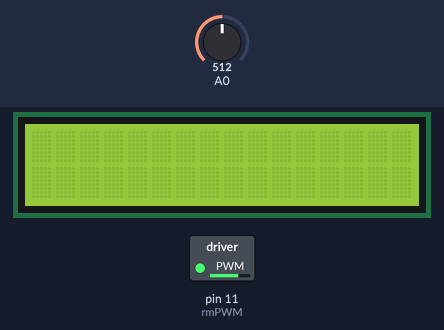
A sketch run on a simulated Arduino Uno, built with avr-gcc and run on an emulated ATmega328P. Parts: 16×2 character LCD, switched loads named in the sketch (green lamp = pin HIGH). Wiring (inferred from the names in the program): character LCD (HD44780): RS pin 10; E A3; data pin 6, pin 7, pin 8, pin 9. Inputs (shaded band) come from the test bench; at power-on: A0 = 512. The character LCD is taken to start in 4-bit mode; pins used as bus, display or sensor lines are not drawn; what the sketch prints to the serial monitor is not drawn.

Above: at 1.2 s.
1.3 s: A0 set to 741
2.8 s: A0 set to 768
At 4.6 s:
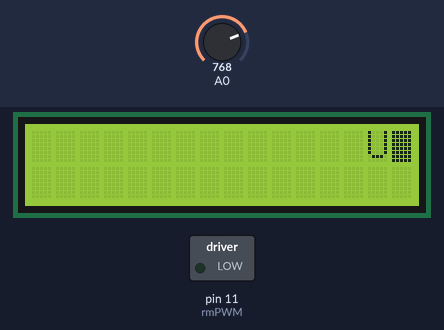
5.8 s: A0 set to 716
At 6.3 s:
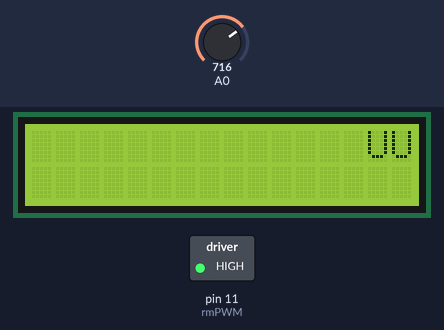
7.4 s: A0 set to 900
At 8.2 s:
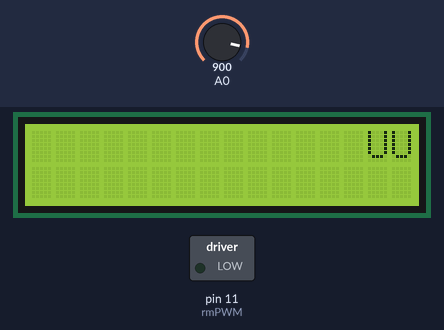
10.4 s: A0 set to 511
At 12.89 s:
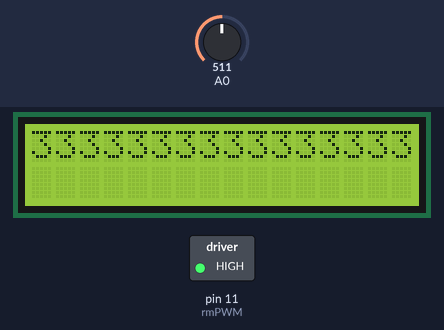
Timing chart, 0 to 13.0 s (numbered marks = the images above; inputs shaded):
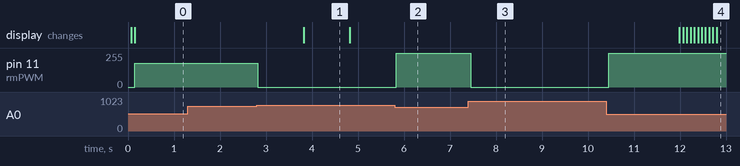

Measured:
- the behaviour switches between 755 and 756 on A0 (found by bisection; images 0 and 1)
- after the input at 1.3 s, every drawn part: stays the same
- after the input at 2.8 s, pin 11 (rmPWM): 180/255 → 0/255 at once; the display: changes after 1.0 s (image 1)
- after the input at 5.8 s, pin 11 (rmPWM): 0/255 → 255/255 at once
- after the input at 7.4 s, pin 11 (rmPWM): 255/255 → 0/255 after 0.05 s
- after the input at 10.4 s, pin 11 (rmPWM): 0/255 → 255/255 after 0.05 s; the display: first changes after 1.6 s (image 4 shows a later state)
- what the display in image 1 shows lasts 1.0 s, from 3.8 s to 4.8 s

The sketch:

Basic_Line_Follower_v2.ino
```cpp
#define portOfPin(P) \
  (((P) >= 0 && (P) < 8) ? &PORTD : (((P) > 7 && (P) < 14) ? &PORTB : &PORTC))
#define ddrOfPin(P) \
  (((P) >= 0 && (P) < 8) ? &DDRD : (((P) > 7 && (P) < 14) ? &DDRB : &DDRC))
#define pinOfPin(P) \
  (((P) >= 0 && (P) < 8) ? &PIND : (((P) > 7 && (P) < 14) ? &PINB : &PINC))
#define pinIndex(P) ((uint8_t)(P > 13 ? P - 14 : P & 7))
#define pinMask(P) ((uint8_t)(1 << pinIndex(P)))

#define pinAsInput(P) *(ddrOfPin(P)) &= ~pinMask(P)
#define pinAsInputPullUp(P) \
  *(ddrOfPin(P)) &= ~pinMask(P); \
  digitalHigh(P)
#define pinAsOutput(P) *(ddrOfPin(P)) |= pinMask(P)
#define digitalLow(P) *(portOfPin(P)) &= ~pinMask(P)
#define digitalHigh(P) *(portOfPin(P)) |= pinMask(P)
#define isHigh(P) ((*(pinOfPin(P)) & pinMask(P)) > 0)
#define isLow(P) ((*(pinOfPin(P)) & pinMask(P)) == 0)
#define digitalState(P) ((uint8_t)isHigh(P))

#define led 13

byte channel_adress_table[14][4] = {
  { 0, 0, 0, 0 },  //0
  { 0, 0, 0, 1 },  //1
  { 0, 0, 1, 0 },  //2
  { 0, 0, 1, 1 },  //3
  { 0, 1, 0, 0 },  //4
  { 0, 1, 0, 1 },  //5
  { 0, 1, 1, 0 },  //6
  { 0, 1, 1, 1 },  //7
  { 1, 0, 0, 0 },  //8
  { 1, 0, 0, 1 },  //9
  { 1, 0, 1, 0 },  //10
  { 1, 0, 1, 1 },  //11
  { 1, 1, 0, 0 },  //12
  { 1, 1, 0, 1 },  //13
};
//mux variables
#define S0 2
#define S1 A3
#define S2 A2
#define S3 A1

//========button pins========
#define cal 4
#define runbot 5

//=====motor pins=======
//MOTOR 1
#define lmf 8
#define lmb 7
#define lmPWM 6
//MOTOR 2
#define rmf 10
#define rmb 9
#define rmPWM 11

//PID variables
float Kp, Ki, Kd;
int error;
int lastError = 0;

int baseSpeed = 200, maxSpeed = 250;
int brkSpeed, minSpeed;
int lmSpeed, rmSpeed;
byte flag = 0, mode=0;
//=======IR variables=======
#define numSensor 14
int rawSensor[numSensor], maximum[numSensor], minimum[numSensor], mid[numSensor], sensor[numSensor];
uint16_t position = 0;
byte on_line = 0;
int maxTh = 500, minTh = 400;
#include <EEPROM.h>

void setup() {
  // put your setup code here, to runbot once:
  Serial.begin(9600);
  pinMode(S0, OUTPUT);
  pinMode(S1, OUTPUT);
  pinMode(S2, OUTPUT);
  pinMode(S3, OUTPUT);
  pinMode(A0, INPUT);

  pinMode(cal, INPUT_PULLUP);
  pinMode(runbot, INPUT_PULLUP);

  pinMode(lmf, OUTPUT);
  pinMode(lmb, OUTPUT);

  pinMode(rmf, OUTPUT);
  pinMode(rmb, OUTPUT);

  pinMode(lmPWM, OUTPUT);
  pinMode(rmPWM, OUTPUT);

  analogReadSetup();
  // calibration();
  readCalibration();

}

void loop() {
//  // put your main code here, to runbot repeatedly:

        //long st = micros();
        position = readLine();
        printReading(0);
        if (!on_line)
        {
          if (!on_line) //if all sensor on white(dotted line) it'll go forward 80ms (tune this value)
          {
            drive(lmSpeed, rmSpeed);
            delay(80);
          }
        }
        else if(on_line == numSensor) {
          drive(0,0);
          delay(1000);
        }

        lineFollow(
          position,
          baseSpeed = 255,
          maxSpeed = 255,
          minSpeed = -180,
          Kp = 0.2,
          Kd = 0,
          Ki = 0);

// drive(200, 200);
}

byte push(byte button_number)
{
  uint32_t b_timer = 0;
  if (!digitalRead(button_number))
  { //if button is pressed
    delay(50);                        //debounce delay;
    while (!digitalRead(button_number))
    {
      delay(50);
      b_timer += 50;
      if (b_timer > 1000) digitalWrite(led, 1);
    }
    digitalWrite(led,0);
    if (b_timer > 1000) return 2;    //long press
    else if (b_timer > 0) return 1;  //short press
  }
  return 0;
}
```

1calibration.ino
```cpp
void calibration() {
  Serial.println("in cal");
  for (int i = 0; i < numSensor; i++) {
    //setting starting value of max, min array before calibration
    maximum[i] = 0;
    minimum[i] = 1023;
  }
  digitalWrite(led, 1);
  for (int i = 0; i < 5000; i++) {
    for (int i = 0; i < numSensor; i++) {
      Mux_Addr(i);
      rawSensor[i] = analogRd(0);
      maximum[i] = max(maximum[i], rawSensor[i]);
      minimum[i] = min(minimum[i], rawSensor[i]);
    }
    drive(80, -80);
  }
  for (int i = 0; i < 5000; i++) {
    for (int i = 0; i < numSensor; i++) {
      Mux_Addr(i);
      rawSensor[i] = analogRd(0);
      maximum[i] = max(maximum[i], rawSensor[i]);
      minimum[i] = min(minimum[i], rawSensor[i]);
    }
    drive(-80, 80);
  }
  drive(0,0);

  for (int i = 0; i < numSensor; i++) {
    mid[i] = (maximum[i] + minimum[i]) / 2;
  }
  digitalWrite(led, 0);
  printCalibration();
  saveCalibration();
}

void printCalibration() {
  //==========Simply print calibrated values==========
  for (int i = 0; i < numSensor; i++) {
    Serial.print(minimum[i]);
    Serial.print(" ");
  }
  Serial.println();
  for (int i = 0; i < numSensor; i++) {
    Serial.print(maximum[i]);
    Serial.print(" ");
  }
  Serial.println();
  Serial.println();
}

void saveCalibration() {
  for (int i = 0; i < numSensor; i++) {
    EEPROM.update(51 + i, minimum[i]);
  }
  for (int i = 0; i < numSensor; i++) {
    EEPROM.update(71 + i, maximum[i] / 4);
  }
}

void readCalibration() {
  for (int i = 0; i < numSensor; i++) {
    minimum[i] = EEPROM.read(51 + i);  //technoxian value start from 31 to 38
  }
  for (int i = 0; i < numSensor; i++) {
    maximum[i] = EEPROM.read(71 + i) * 4;  //technoxian value start from 39 to 46
  }
  printCalibration();
}
```

2general.ino
```cpp
void analogReadSetup() {
  ADMUX = (1 << REFS0);  //REFS1 REFS0 ADLAR – MUX3 MUX2 MUX1 MUX0---> reference voltage selected is Vcc
  ADCSRA = (1 << ADEN);
  ADCSRA |= (1 << ADPS2) | (1 << ADPS0 );  //pre scaler 32 is better for both time and accuracy
                                          //ADCSRA = ADEN ADSC ADATE ADIF ADIE ADPS2 ADPS1 ADPS0---> no need to consider ADATE ADIF ADIE for our application
                                          // ADPS2 ADPS1 ADPS0 = 101 means pre scaler 1/32
}

int analogRd(byte pin) {
  //We read A1 (MUX0)
  ADMUX = (ADMUX & 0xF0) | (pin & 0x0F);  //pin number is received here
                                          //MUX2 MUX1 MUX0 = 000, 001, 010 etc selects the pin

  // Start AD conversion
  ADCSRA |= B11000000;
  // Detect end-of-conversion
  while (bit_is_set(ADCSRA, ADSC))
    ;
  int val = ADC;
  return val;
}

//void analogWriteSetup() {
//  //DDRD |= (1 << DDD6) | (1 << DDD5);  //pinmode output for pin 6, pin 5
//  //DDRB |= (1 << DDB1) | (1 << DDB2);  //pinmode output for pin 9, pin 10
//  TCCR0A = B10100011;                 //COM0A1 COM0A0 COM0B1 COM0B0 - - WGM01 WGM00 --->WGM02 WGM01 WGM00 = 011 means fast pwm
//  TCCR0B = B00000011;                 //X X - - WGM02 CS02 CS01 CS00 ---> CS02 CS01 CS00 = 011 means 1/64
//
//  TCCR1A = B10100001;  //COM1A1 COM1A0 COM1B1 COM1B0 - - WGM11 WGM10
//  TCCR1B = B00001011;  //X X - WGM13 WGM12 CS12 CS11 CS10 ----> WGM13 WGM12 WGM11 WGM10 = 0101 means fast pwm
//}


void printReading(byte a) {
  if (a == 1) {
    printPosition();
    Serial.println();
  } else if (a == 2) {
    printSpeed();
    Serial.println();
  } else if (a == 3) {
    printPosition();
    Serial.print("\t\t");
    printSpeed();
    Serial.println();
  }
}
void printPosition() {
  for (int i = 0; i < numSensor; i++) {
    Serial.print(sensor[i]);
    Serial.print("\t");
  }
  Serial.print(position);
  Serial.print("\t");
  Serial.print(on_line);
  Serial.print("\t");
  Serial.print(flag);
}
void printSpeed() {
  Serial.print(Kp);
  Serial.print("\t");
  Serial.print(baseSpeed);
  Serial.print("\t");
  Serial.print(lmSpeed);
  Serial.print("\t");
  Serial.print(rmSpeed);
}
```

3lineFollow.ino
```cpp
void lineFollow(unsigned int position,int baseSpeedC,int maxSpeed, int minSpeed,
float Kp, float Kd, float Ki)
{
  error = 6500 - position;

  float adjustPosition = Kp * error + Kd * (error - lastError);
  lmSpeed = baseSpeed + adjustPosition;
  rmSpeed = baseSpeed - adjustPosition;

  if (lmSpeed >= maxSpeed) lmSpeed = maxSpeed;
  else if (lmSpeed < minSpeed) lmSpeed = minSpeed;
  if (rmSpeed >= maxSpeed) rmSpeed = maxSpeed;
  else if (rmSpeed < minSpeed) rmSpeed = minSpeed;

  drive(lmSpeed, rmSpeed);
  lastError = error;
}
```

4readSensor.ino
```cpp
int lastValue = 0;

uint32_t readLine()
{
  unsigned long avg;  // this is for the weighted total, which is long
  // before division
  unsigned int sum;  // this is for the denominator which is <= 64000

  byte avgTimes = 1;
  for (int i = 0; i < numSensor; i++)
  {
    rawSensor[i] = 0;
  }

  for (int i = 0; i < numSensor; i++)
  {
    Mux_Addr(i);
    rawSensor[i] = analogRd(0);
  }


  on_line = 0;
  avg = 0;
  sum = 0;

  for (int i = 0; i < numSensor; i++)
  {
    sensor[i] = mapC(rawSensor[i], minimum[i], maximum[i], 0, 1023);
    if(sensor[i] < 0) sensor[i] = 0;
    if(sensor[i] > 1023) sensor[i] = 1023;
    // keep track of whether we see the line at all
    if (sensor[i] > maxTh)
    {
      on_line += 1;
    }

    // only average in values that are above a noise threshold
    if (sensor[i] > 50 && sensor[i] < 1100)
    {
      avg += (long)(sensor[i]) * (i * 1023);
      sum += sensor[i];
    }
  }

  if (!on_line) {
    // If it last read to the left of center, return 0.
    if (lastValue < (numSensor - 1) * 1023 / 2)
    {
      return 0;
    }
    // If it last read to the right of center, return the max.
    else
    {
      return (numSensor - 1) * 1023;
    }
  }

  lastValue = avg / sum;
  return lastValue;
}


int mapC(int x, int in_min, int in_max, int out_min, int out_max)
{
  return (x - in_min) * ((out_max - out_min) / (in_max - in_min));
}


void Mux_Addr(int ch_Addr) {
  if (channel_adress_table[ch_Addr][0]) {
    digitalHigh(S3);
  } else {
    digitalLow(S3);
  }

  if (channel_adress_table[ch_Addr][1]) {
    digitalHigh(S2);
  } else {
    digitalLow(S2);
  }

  if (channel_adress_table[ch_Addr][2]) {
    digitalHigh(S1);
  } else {
    digitalLow(S1);
  }

  if (channel_adress_table[ch_Addr][3]) {
    digitalHigh(S0);
  } else {
    digitalLow(S0);
  }
}
```

5drive.ino
```cpp
void drive(int left, int right)
{
  if (left > 0) {
   digitalWrite(lmf, 1);
   digitalWrite(lmb, 0);
  }
  else {
    left = -left;
   digitalWrite(lmf, 0);
   digitalWrite(lmb, 1);
  }
  if (right > 0) {
   digitalWrite(rmf, 1);
   digitalWrite(rmb, 0);
  }
  else {
    right = -right;
   digitalWrite(rmf, 0);
   digitalWrite(rmb, 1);
  }
  analogWrite(lmPWM, left);
  analogWrite(rmPWM, right);
}
```
